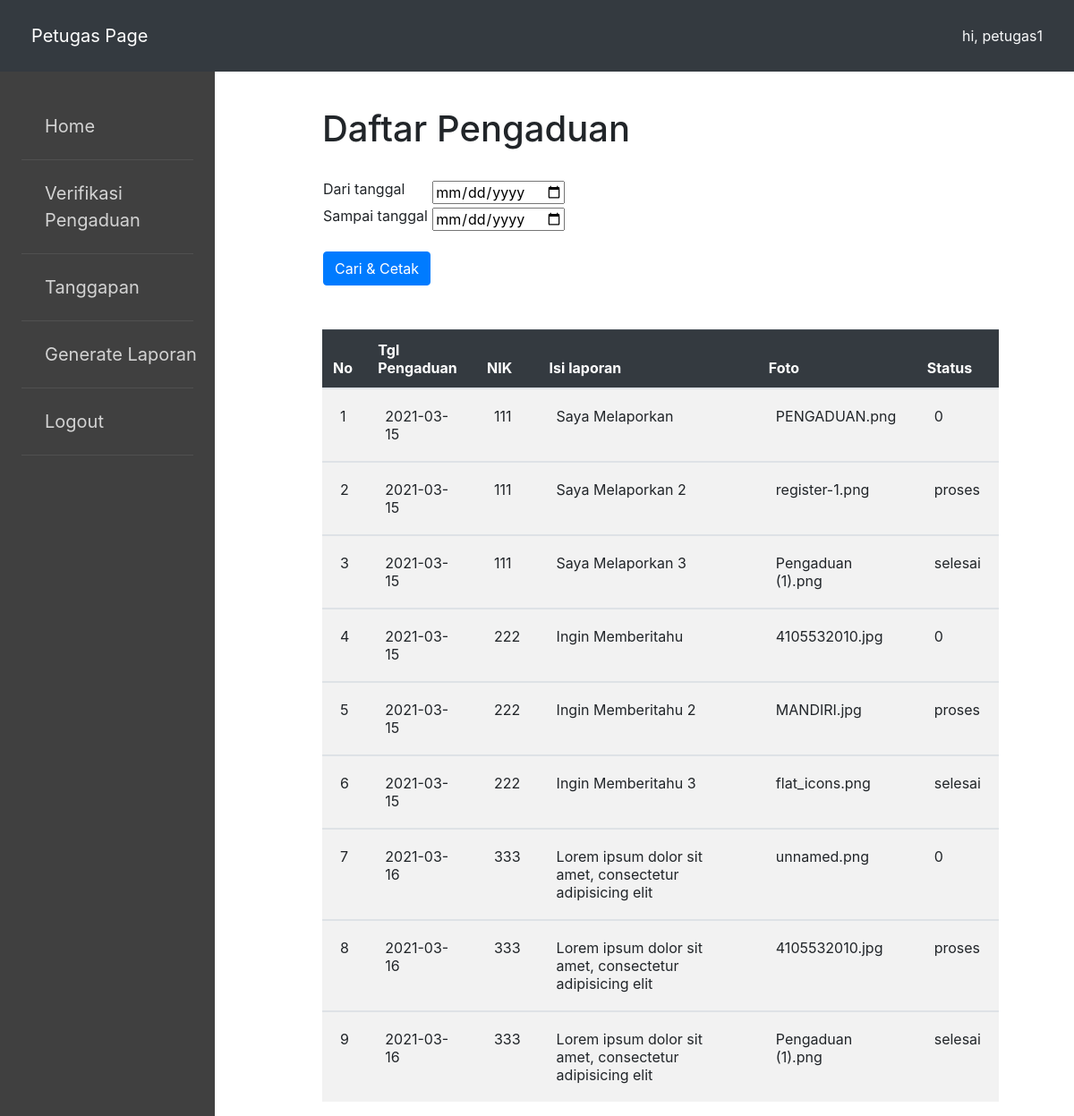
Screenshot of /view/petugas/laporan/generate_laporan.php (signed in) with the database file from the repository.
### tables this page shows
CREATE TABLE `pengaduan` (
  `id_pengaduan` int(11) NOT NULL,
  `tgl_pengaduan` date NOT NULL,
  `nik` char(16) NOT NULL,
  `isi_laporan` text NOT NULL,
  `foto` varchar(255) NOT NULL,
  `status` enum('0','proses','selesai','') NOT NULL
);

### config/koneksi.php (called while the page is built, shortened)
<?php
class database{
	var $host = "localhost";
	var $uname = "root";
	var $pass = "";
	var $db= "db_pengaduan_masyarakat";
	var $koneksi = "";
	function __construct(){
		$this->koneksi = mysqli_connect($this->host, $this->uname, $this->pass, $this->db);
	}
	function generate_laporan(){
		$sql = mysqli_query($this->koneksi, "CALL tampil_pengaduan()");
		while ($s = mysqli_fetch_array($sql)) {
			$hasil[] = $s;
		}
		return $hasil;
	}
}

### view/petugas/laporan/generate_laporan.php (the view)
<?php
include "../../../config/koneksi.php";
include '../header/header.php';
$db= new database();
$lihat = $db->generate_laporan();
 ?>
<div class="main">
	<div class="jarak">
		<h1>Daftar Pengaduan</h1>
		<br>
		<table border="0">
			<form method="GET" action="proses_generate.php">
				<tr>
					<td><label >Dari tanggal</label>
					<td><input type="date" name="tgl_pengaduan1"></td>
				</tr>
				<tr>
					<td><label>Sampai tanggal</label></td>
					<td><input type="date" name="tgl_pengaduan2"></td>
				</tr>
				<tr>
					<td><br><input type="submit" class="btn btn-primary" value="Cari & Cetak"></td>
				</tr>
			</form>
		</table>
		<br><br>
		<table class="table table-striped">
			<thead class="table-dark">
				<tr>
					<th>No</th>
					<th>Tgl Pengaduan</th>
					<th>NIK</th>
					<th>Isi laporan</th>
					<th>Foto</th>
					<th>Status</th>
				</tr>
			</thead>
			<?php
			if (is_array($lihat)) {
				foreach ($lihat as $l) {
		 	?>
			<tbody>
				<tr>
					<td><?php echo $l['id_pengaduan']; ?></td>
					<td><?php echo $l["tgl_pengaduan"];   ?></td>
					<td><?php echo $l['nik']; ?></td>
					<td><?php echo $l['isi_laporan']; ?></td>
					<td><?php echo $l['foto']; ?></td>
					<td><?php echo $l['status']; ?></td>
				</tr>
			</tbody>
		<?php } }?>
		</table>
	</div>
</div>

### assets/style.css (style rules this page uses)
.main { padding-top: 10%; margin-left: 30%; }
.table-striped { width: 90%; }
.table>tbody>tr>td { padding: 20px; }

### rows the page displays
pengaduan: id_pengaduan "1", tgl_pengaduan "2021-03-15", nik "111", isi_laporan "Saya Melaporkan", foto "PENGADUAN.png", status "0"
pengaduan: id_pengaduan "2", tgl_pengaduan "2021-03-15", nik "111", isi_laporan "Saya Melaporkan 2", foto "register-1.png", status "proses"
pengaduan: id_pengaduan "3", tgl_pengaduan "2021-03-15", nik "111", isi_laporan "Saya Melaporkan 3", foto "Pengaduan (1).png", status "selesai"
pengaduan: id_pengaduan "4", tgl_pengaduan "2021-03-15", nik "222", isi_laporan "Ingin Memberitahu", foto "4105532010.jpg", status "0"
pengaduan: id_pengaduan "5", tgl_pengaduan "2021-03-15", nik "222", isi_laporan "Ingin Memberitahu 2", foto "MANDIRI.jpg", status "proses"
pengaduan: id_pengaduan "6", tgl_pengaduan "2021-03-15", nik "222", isi_laporan "Ingin Memberitahu 3", foto "flat_icons.png", status "selesai"
pengaduan: id_pengaduan "7", tgl_pengaduan "2021-03-16", nik "333", isi_laporan "Lorem ipsum dolor sit amet, consectetur adipisicing elit", foto "unnamed.png", status "0"
pengaduan: id_pengaduan "8", tgl_pengaduan "2021-03-16", nik "333", isi_laporan "Lorem ipsum dolor sit amet, consectetur adipisicing elit", foto "4105532010.jpg", status "proses"
pengaduan: id_pengaduan "9", tgl_pengaduan "2021-03-16", nik "333", isi_laporan "Lorem ipsum dolor sit amet, consectetur adipisicing elit", foto "Pengaduan (1).png", status "selesai"

### other values shown
$_SESSION['nama'] "petugas1"
